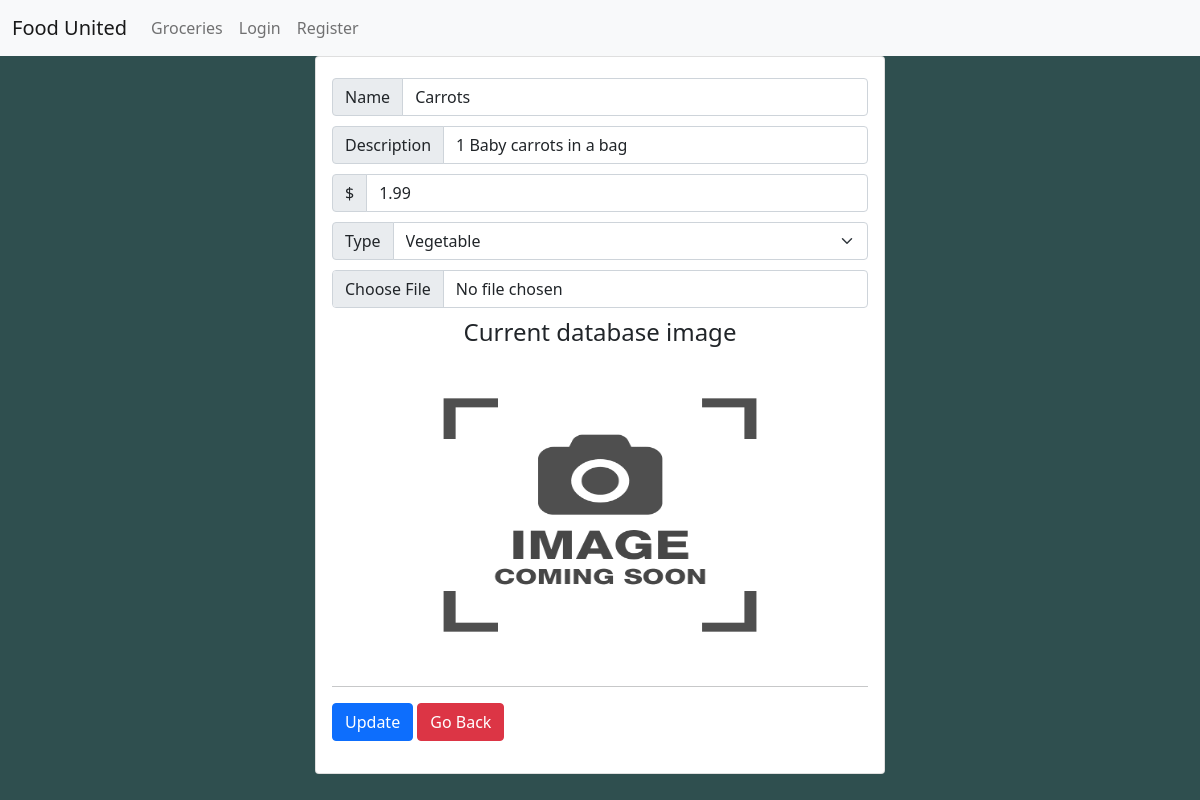
The page /edit_menu_item.php?edit=1 on the database its author committed.
### tables this page shows
create table item
(
    id          int auto_increment
        primary key,
    name        varchar(255)                           not null,
    description text                                   null,
    cost        decimal(11, 2)                         null,
    type_id     int                                    not null,
    image       varchar(255) default 'coming-soon.jpg' null
);

### edit_menu_item.php (called while the page is built, shortened)
<?php include "includes/header.php"; ?>
<?php include "includes/nav.php";
        $item_id = $_GET['edit'];
        $result = $menu->getItem($item_id);
        $id = $result[0]['id'];
        $name = $result[0]['name'];
        $description = $result[0]['description'];
        $cost = $result[0]['cost'];
        $type_id = $result[0]['type_id'];
        $image = $result[0]['image'];
        include 'src/forms/edit_menu_item_form.php';
        ?>

### src/Classes/Menu.php (called while the page is built, shortened)
<?php
class Menu
{
    public function getItem($item_id): array
    {
        $db = Database::getInstance();
        $sql = "SELECT * FROM item i
                    INNER JOIN type t ON i.type_id = t.type_id WHERE id = :item_id";
        $stmt = $db->prepare($sql);
        $stmt->bindParam(':item_id', $item_id);
        $stmt->execute();
        return $stmt->fetchAll(PDO::FETCH_ASSOC);
    }
    public function getType(): array
    {
        $db = Database::getInstance();
        $sql = "SELECT type_id, type FROM type";
        $stmt = $db->prepare($sql);
        $stmt->execute();
        return $stmt->fetchAll(\PDO::FETCH_ASSOC);
    }
}

### src/forms/edit_menu_item_form.php (the view, shortened to what this page needs)
<div class="container">
    <div class="row justify-content-center gx-0">
        <div class="card col-md-6">
            <div class="card-body">
                <form action="" method="POST" class="form_index" enctype="multipart/form-data">
                    <div>
                        <div class="input-group">
                            <span class="input-group-text" id="basic-addon-description">Name</span>
                            <input type="text" class="form-control" name="name" value='<?= $name ?>'>
                        </div>
                    </div>
                    <div>
                        <div class="input-group">
                            <span class="input-group-text" id="basic-addon-description">Description</span>
                            <input id="description" name="description" type="text" class="form-control" value="<?= $description ?>">
                        </div>
                    </div>
                    <div>
                        <div class="input-group">
                            <span class="input-group-text" id="basic-addon-cost">$</span>
                            <input id="cost" name="cost" type="text" class="form-control" value="<?= $cost ?>">
                        </div>
                    </div>
                    <div>
                        <div class="input-group">
                            <span class="input-group-text" id="basic-addon-select">Type</span>
                            <select class="form-select" name="type" id="type">
                                <?php
                                $types = $menu->getType();
                                $currentType = $type_id;
                                $select = "selected='selected'";
                                foreach ($types as $type) { ?>
                                    <?php if ($type['type_id'] == $currentType) { ?>
                                        <option <?=$select?> value="<?= $type['type_id'] ?>"><?= $type['type'] ?></option>
                                    <?php } else { ?>
                                        <option value="<?= $type['type_id'] ?>"><?= $type['type'] ?></option>
                                    <?php } ?>
                                <?php } ?>
                            </select>
                        </div>
                    </div>
                    <div id="content" class="input-group">
                        <input class="form-control" type="file" name="uploadfile" value="">
                    </div>
                    <div class="text-center">
                        <h4 id="image">Current database image</h4>
                    </div>
                    <div>
                        <img class="mx-auto d-block" src="src/images/<?= $image ?>" width="75%" height="300px" alt="item image">
                    </div>
                    <hr>
                    <button type="submit" class="btn btn-primary" name="update" value=<?= $id ?>>Update</button>
                    <a href="/index.php" class="btn btn-danger">Go Back</a>
                </form>
            </div>
        </div>
    </div>
</div>
<?php include "includes/footer.php"; ?>

### style.css (style rules this page uses)
body { background-color: darkslategrey; }
.container { margin: auto; padding-left: 0; padding-right: 0; }
.form_index > div { padding-top: 5px; padding-bottom: 5px; }

### rows shown on the page
item: name "Carrots", description "1 Baby carrots in a bag", cost "1.99", image (picture)

### other values the page prints
form field type "Vegetable"
